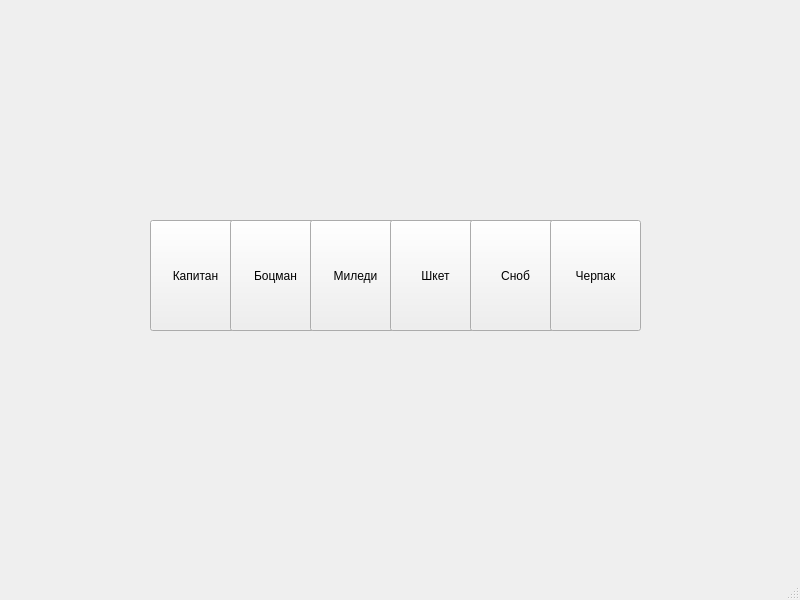
<?xml version="1.0" encoding="UTF-8"?>
<ui version="4.0">
 <class>Lifeboat</class>
 <widget class="QMainWindow" name="Lifeboat">
  <property name="geometry">
   <rect>
    <x>0</x>
    <y>0</y>
    <width>800</width>
    <height>600</height>
   </rect>
  </property>
  <property name="windowTitle">
   <string>Lifeboat</string>
  </property>
  <widget class="QWidget" name="centralwidget">
   <widget class="QPushButton" name="pushButton">
    <property name="geometry">
     <rect>
      <x>150</x>
      <y>220</y>
      <width>91</width>
      <height>111</height>
     </rect>
    </property>
    <property name="mouseTracking">
     <bool>false</bool>
    </property>
    <property name="text">
     <string>Капитан</string>
    </property>
    <property name="checkable">
     <bool>true</bool>
    </property>
    <property name="checked">
     <bool>false</bool>
    </property>
    <property name="flat">
     <bool>false</bool>
    </property>
   </widget>
   <widget class="QPushButton" name="pushButton_2">
    <property name="geometry">
     <rect>
      <x>230</x>
      <y>220</y>
      <width>91</width>
      <height>111</height>
     </rect>
    </property>
    <property name="text">
     <string>Боцман</string>
    </property>
    <property name="checkable">
     <bool>true</bool>
    </property>
   </widget>
   <widget class="QPushButton" name="pushButton_3">
    <property name="geometry">
     <rect>
      <x>310</x>
      <y>220</y>
      <width>91</width>
      <height>111</height>
     </rect>
    </property>
    <property name="text">
     <string>Миледи</string>
    </property>
    <property name="checkable">
     <bool>true</bool>
    </property>
   </widget>
   <widget class="QPushButton" name="pushButton_4">
    <property name="geometry">
     <rect>
      <x>390</x>
      <y>220</y>
      <width>91</width>
      <height>111</height>
     </rect>
    </property>
    <property name="text">
     <string>Шкет</string>
    </property>
    <property name="checkable">
     <bool>true</bool>
    </property>
   </widget>
   <widget class="QPushButton" name="pushButton_5">
    <property name="geometry">
     <rect>
      <x>470</x>
      <y>220</y>
      <width>91</width>
      <height>111</height>
     </rect>
    </property>
    <property name="text">
     <string>Сноб</string>
    </property>
    <property name="checkable">
     <bool>true</bool>
    </property>
   </widget>
   <widget class="QPushButton" name="pushButton_6">
    <property name="geometry">
     <rect>
      <x>550</x>
      <y>220</y>
      <width>91</width>
      <height>111</height>
     </rect>
    </property>
    <property name="text">
     <string>Черпак</string>
    </property>
    <property name="checkable">
     <bool>true</bool>
    </property>
   </widget>
  </widget>
  <widget class="QMenuBar" name="menubar">
   <property name="geometry">
    <rect>
     <x>0</x>
     <y>0</y>
     <width>800</width>
     <height>22</height>
    </rect>
   </property>
  </widget>
  <widget class="QStatusBar" name="statusbar"/>
 </widget>
 <resources/>
 <connections/>
</ui>
